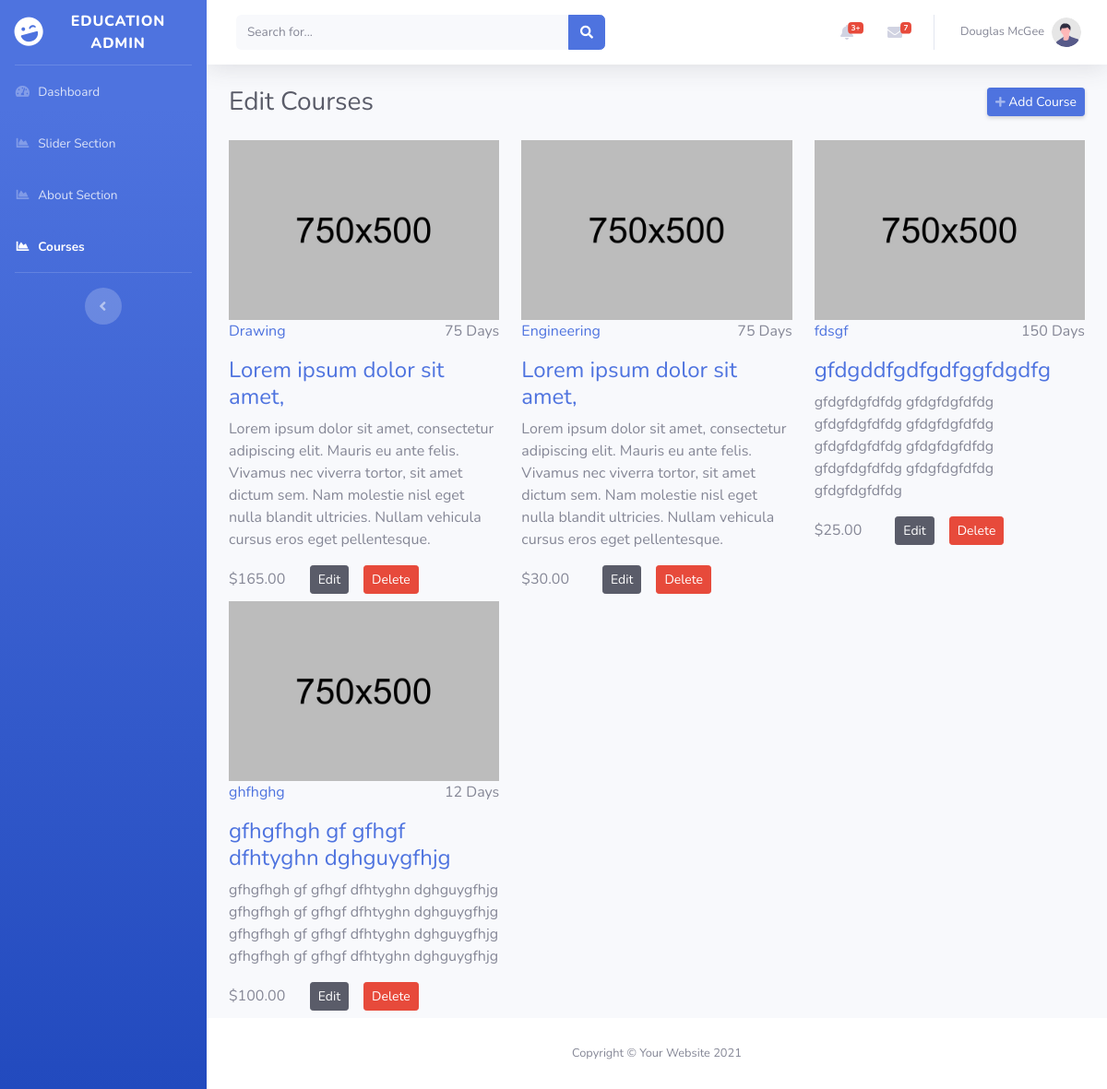
/index.php/admin/course, run on an earlier commit of the app's database.
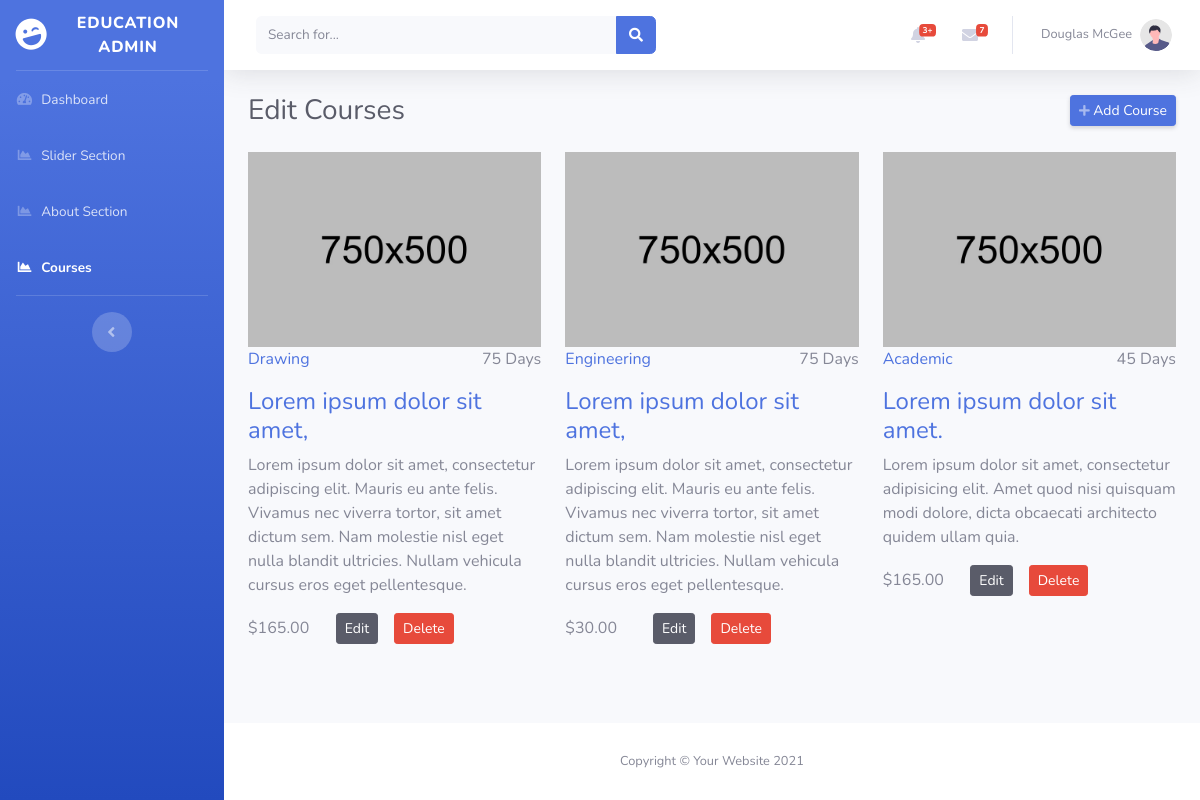
And on a later commit of the database.
### tables this page shows
CREATE TABLE `courses` (
  `id` int(11) NOT NULL,
  `name` varchar(255) DEFAULT NULL,
  `attachment` varchar(255) DEFAULT NULL,
  `short_desc` text DEFAULT NULL,
  `long_desc` text DEFAULT NULL,
  `duration` int(11) NOT NULL DEFAULT 0,
  `price` decimal(10,2) NOT NULL DEFAULT 0.00,
  `date` datetime NOT NULL DEFAULT current_timestamp()
);

### application/controllers/Admin.php (called while the page is built, shortened)
<?php
class Admin extends CI_Controller
{
    public function loads($view, $data = [])
    {
        $this->load->view('admin/header', $data);
        $this->load->view('admin/' . $view, $data);
        $this->load->view('admin/footer', $data);
    }
    public function course()
    {
        $data = [];
        $courseData = getRows("md5(id) as id, name, short_desc,long_desc,date,attachment,duration,price", "courses", "1=1");
        $data["data"] = $courseData;
        $data["title"] = "Courses";
        $this->loads("courses", $data);
    }
}

### index.php (called while the page is built, shortened)
<?php
require_once BASEPATH.'core/CodeIgniter.php';

### application/helpers/fn_helper.php (called while the page is built, shortened)
<?php
function getRows($fields, $table, $where = '1=1')
{
    $ci = &get_instance();
    $q = $ci->db->query("select $fields from $table where $where");
    return $q->result_array();
}

### application/views/admin/courses.php (the view, shortened to what this page needs)
<div class="container-fluid">
    <div class="d-sm-flex align-items-center justify-content-between mb-4">
        <h1 class="h3 mb-0 text-gray-800">Edit <?= $title ?></h1>
        <a href="<?= base_url(ADM) ?>/add-course" class="d-none d-sm-inline-block btn btn-sm btn-primary shadow-sm"><i class="fas fa-plus fa-sm text-white-50"></i> Add Course</a>
    </div>
    <div class="row">
        <?php
        foreach ($data as $key => $value) {
        ?>
            <div class="col-lg-4 col-md-4 col-xs-12">
                <div class="mu-latest-course-single">
                    <figure class="mu-latest-course-img">
                        <a href="#"><img src="src/img/courses/1.jpg" class="img-fluid" alt="img"></a>
                        <figcaption class="mu-latest-course-imgcaption">
                            <a href="#"><?= $value["name"] ?></a>
                            <span class="float-right"><i class="fa fa-clock-o"></i><?= $value["duration"] ?> Days</span>
                        </figcaption>
                    </figure>
                    <h4><a href="#"> <?= $value["short_desc"] ?> </a></h4>
                    <p><?= $value["long_desc"] ?></p>
                    <div class="row my-2">
                        <div class="col-md-4 my-auto">$<?= $value["price"] ?></div>
                        <div class="col-md-4 d-flex justify-content-center">
                            <a class="my-auto btn btn-sm mx-2 btn-dark" href="<?= base_url(ADM) ?>/add-course/<?= $value['id'] ?>"> Edit </a>
                            <button class="my-auto btn btn-sm mx-2 btn-danger"> Delete </button>
                        </div>
                    </div>
                </div>
            </div>
        <?php
        }
        ?>
    </div>
</div>

### application/views/admin/header.php (shortened to what this page needs)
<!DOCTYPE html>
<html lang="en">
<head>
    <link href="src/admin/vendor/fontawesome-free/css/all.min.css" rel="stylesheet" type="text/css">
    <link href="src/admin/css/sb-admin-2.min.css" rel="stylesheet">
</head>
<body id="page-top">
    <div id="wrapper">
        <ul class="navbar-nav bg-gradient-primary sidebar sidebar-dark accordion" id="accordionSidebar">
            <a class="sidebar-brand d-flex align-items-center justify-content-center" href="<?=base_url(ADM)?>">
                <div class="sidebar-brand-icon rotate-n-15">
                    <i class="fas fa-laugh-wink"></i>
                </div>
                <div class="sidebar-brand-text mx-3">Education Admin </div>
            </a>
            <hr class="sidebar-divider my-0">
            <li class="nav-item <?= $this->uri->segment(2) == "" ? "active"  : ""?> ">
                <a class="nav-link" href="<?=base_url(ADM)?>">
                    <i class="fas fa-fw fa-tachometer-alt"></i>
                    <span>Dashboard</span></a>
            </li>
            <li class="nav-item <?= $this->uri->segment(2) == "slider-section" ? "active"  : ""?> ">
                <a class="nav-link" href="<?=base_url(ADM)?>/slider-section">
                    <i class="fas fa-fw fa-chart-area"></i>
                    <span>Slider Section</span></a>
            </li>
            <li class="nav-item <?= $this->uri->segment(2) == "about-section" ? "active"  : ""?> ">
                <a class="nav-link" href="<?=base_url(ADM)?>/about-section">
                    <i class="fas fa-fw fa-chart-area"></i>
                    <span>About Section</span></a>
            </li>
            <li class="nav-item <?= $this->uri->segment(2) == "course" ? "active"  : ""?> ">
                <a class="nav-link" href="<?=base_url(ADM)?>/course">
                    <i class="fas fa-fw fa-chart-area"></i>
                    <span>Courses</span></a>
            </li>
            <hr class="sidebar-divider d-none d-md-block">
            <div class="text-center d-none d-md-inline">
                <button class="rounded-circle border-0" id="sidebarToggle"></button>
            </div>
        </ul>
        <div id="content-wrapper" class="d-flex flex-column">
            <div id="content">
                <nav class="navbar navbar-expand navbar-light bg-white topbar mb-4 static-top shadow">
                    <form class="d-none d-sm-inline-block form-inline mr-auto ml-md-3 my-2 my-md-0 mw-100 navbar-search">
                        <div class="input-group">
                            <input type="text" class="form-control bg-light border-0 small" placeholder="Search for..." aria-label="Search" aria-describedby="basic-addon2">
                            <div class="input-group-append">
                                <button class="btn btn-primary" type="button">
                                    <i class="fas fa-search fa-sm"></i>
                                </button>
                            </div>
                        </div>
                    </form>
                    <ul class="navbar-nav ml-auto">
                        <li class="nav-item dropdown no-arrow mx-1">
                            <a class="nav-link dropdown-toggle" href="#" id="alertsDropdown" role="button" data-toggle="dropdown" aria-haspopup="true" aria-expanded="false">
                                <i class="fas fa-bell fa-fw"></i>
                                <span class="badge badge-danger badge-counter">3+</span>
                            </a>
                        </li>
                        <li class="nav-item dropdown no-arrow mx-1">
                            <a class="nav-link dropdown-toggle" href="#" id="messagesDropdown" role="button" data-toggle="dropdown" aria-haspopup="true" aria-expanded="false">
                                <i class="fas fa-envelope fa-fw"></i>
                                <span class="badge badge-danger badge-counter">7</span>
                            </a>
                        </li>
                        <li class="nav-item dropdown no-arrow">
                            <a class="nav-link dropdown-toggle" href="#" id="userDropdown" role="button" data-toggle="dropdown" aria-haspopup="true" aria-expanded="false">
                                <span class="mr-2 d-none d-lg-inline text-gray-600 small">Douglas McGee</span>
                                <img class="img-profile rounded-circle" src="src/admin/img/undraw_profile.svg">
                            </a>
                        </li>
                    </ul>
                </nav>

### application/views/admin/footer.php (shortened to what this page needs)
</div>
            <footer class="sticky-footer bg-white">
                <div class="container my-auto">
                    <div class="copyright text-center my-auto">
                        <span>Copyright &copy; Your Website 2021</span>
                    </div>
                </div>
            </footer>
        </div>
    </div>
</body>
</html>

What changed in the data, as far as the page shows it:
removed courses: name "ghfhghg", duration "12", short_desc "gfhgfhgh gf gfhgf dfhtyghn dghguygfhjg", long_desc "gfhgfhgh gf gfhgf dfhtyghn dghguygfhjg gfhgfhgh gf gfhgf dfhtyghn dghguygfhjg gfhgfhgh gf gfhgf dfhtyghn dghguygfhjg gfhgfhgh gf gfhgf dfhtyghn dghguygfhjg", price "100.00"
changed courses: name "fdsgf" → "Academic"; duration "150" → "45"; short_desc "gfdgddfgdfgdfggfdgdfg" → "Lorem ipsum dolor sit amet."; long_desc "gfdgfdgfdfdg gfdgfdgfdfdg gfdgfdgfdfdg gfdgfdgfdfdg gfdgfdgfdfdg gfdgfdgfdfdg gfdgfdgfdfdg gfdgfdgfdfdg gfdgfdgfdfdg" → "Lorem ipsum dolor sit amet, consectetur adipisicing elit. Amet quod nisi quisquam modi dolore, dicta obcaecati architecto quidem ullam quia."; price "25.00" → "165.00"
